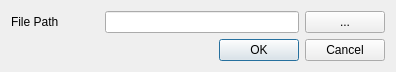
<?xml version="1.0" encoding="UTF-8"?>
<ui version="4.0">
 <class>Dialog</class>
 <widget class="QDialog" name="Dialog">
  <property name="geometry">
   <rect>
    <x>0</x>
    <y>0</y>
    <width>396</width>
    <height>72</height>
   </rect>
  </property>
  <property name="windowTitle">
   <string>Select dat file</string>
  </property>
  <property name="layoutDirection">
   <enum>Qt::LeftToRight</enum>
  </property>
  <layout class="QGridLayout" name="gridLayout_2">
   <item row="0" column="0">
    <layout class="QGridLayout" name="gridLayout">
     <item row="0" column="2">
      <widget class="QLineEdit" name="TxtPath">
       <property name="sizePolicy">
        <sizepolicy hsizetype="Expanding" vsizetype="Expanding">
         <horstretch>2</horstretch>
         <verstretch>0</verstretch>
        </sizepolicy>
       </property>
      </widget>
     </item>
     <item row="0" column="0">
      <widget class="QLabel" name="label">
       <property name="text">
        <string>File Path</string>
       </property>
      </widget>
     </item>
     <item row="0" column="1">
      <spacer name="horizontalSpacer">
       <property name="orientation">
        <enum>Qt::Horizontal</enum>
       </property>
       <property name="sizeHint" stdset="0">
        <size>
         <width>40</width>
         <height>20</height>
        </size>
       </property>
      </spacer>
     </item>
     <item row="0" column="3">
      <widget class="QPushButton" name="BtnSelPath">
       <property name="sizePolicy">
        <sizepolicy hsizetype="Minimum" vsizetype="Minimum">
         <horstretch>0</horstretch>
         <verstretch>0</verstretch>
        </sizepolicy>
       </property>
       <property name="sizeIncrement">
        <size>
         <width>10</width>
         <height>10</height>
        </size>
       </property>
       <property name="baseSize">
        <size>
         <width>10</width>
         <height>10</height>
        </size>
       </property>
       <property name="text">
        <string>...</string>
       </property>
      </widget>
     </item>
    </layout>
   </item>
   <item row="1" column="0">
    <widget class="QDialogButtonBox" name="buttonBox">
     <property name="orientation">
      <enum>Qt::Horizontal</enum>
     </property>
     <property name="standardButtons">
      <set>QDialogButtonBox::Cancel|QDialogButtonBox::Ok</set>
     </property>
    </widget>
   </item>
  </layout>
 </widget>
 <resources/>
 <connections>
  <connection>
   <sender>buttonBox</sender>
   <signal>accepted()</signal>
   <receiver>Dialog</receiver>
   <slot>accept()</slot>
   <hints>
    <hint type="sourcelabel">
     <x>248</x>
     <y>254</y>
    </hint>
    <hint type="destinationlabel">
     <x>157</x>
     <y>274</y>
    </hint>
   </hints>
  </connection>
  <connection>
   <sender>buttonBox</sender>
   <signal>rejected()</signal>
   <receiver>Dialog</receiver>
   <slot>reject()</slot>
   <hints>
    <hint type="sourcelabel">
     <x>316</x>
     <y>260</y>
    </hint>
    <hint type="destinationlabel">
     <x>286</x>
     <y>274</y>
    </hint>
   </hints>
  </connection>
 </connections>
</ui>
